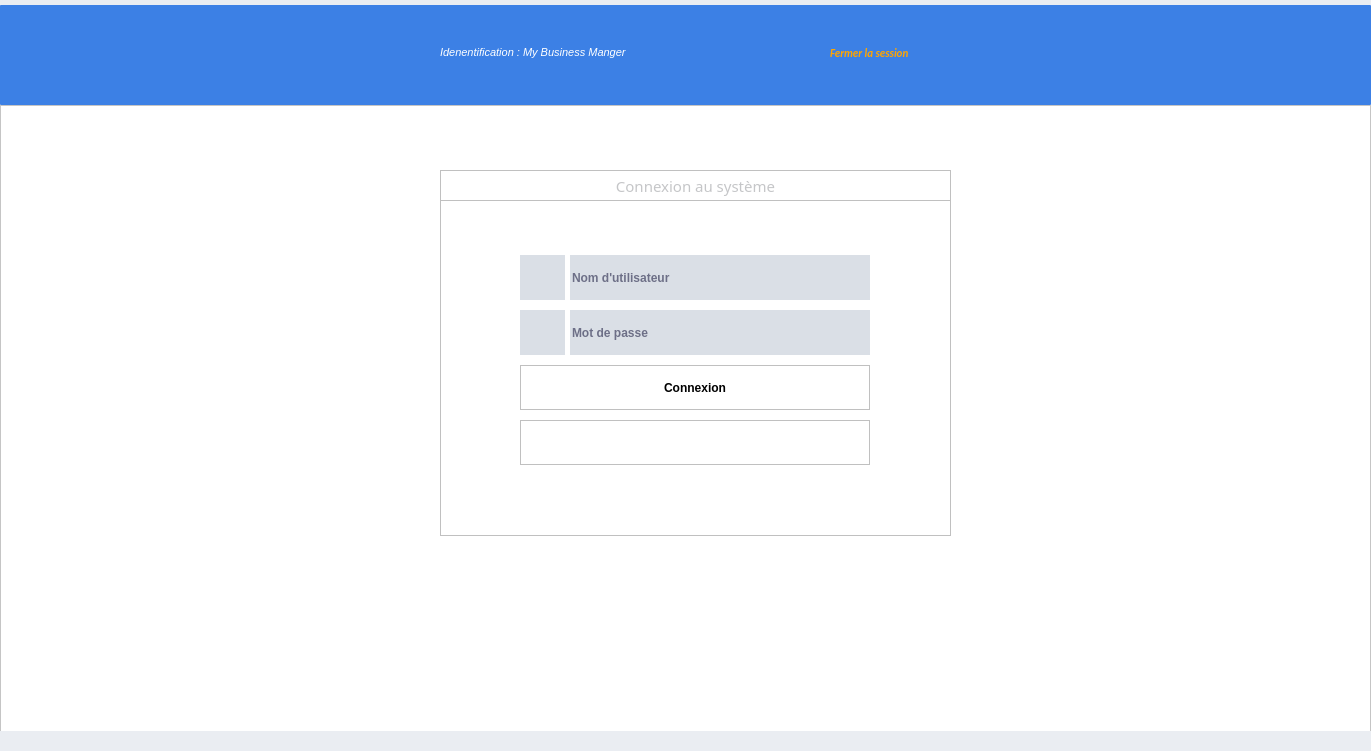
<?xml version="1.0" encoding="UTF-8"?>
<ui version="4.0">
 <class>ConnectDialog</class>
 <widget class="QWidget" name="ConnectDialog">
  <property name="geometry">
   <rect>
    <x>0</x>
    <y>0</y>
    <width>1371</width>
    <height>751</height>
   </rect>
  </property>
  <property name="windowTitle">
   <string>Form</string>
  </property>
  <property name="styleSheet">
   <string notr="true">background-color : #eaedf2 </string>
  </property>
  <widget class="QWidget" name="widget" native="true">
   <property name="geometry">
    <rect>
     <x>0</x>
     <y>-20</y>
     <width>1371</width>
     <height>751</height>
    </rect>
   </property>
   <property name="styleSheet">
    <string notr="true"/>
   </property>
   <widget class="QFrame" name="frame_16">
    <property name="geometry">
     <rect>
      <x>970</x>
      <y>825</y>
      <width>80</width>
      <height>71</height>
     </rect>
    </property>
    <property name="styleSheet">
     <string notr="true">background-color:#b81d47; border:0px solid black;</string>
    </property>
    <property name="frameShape">
     <enum>QFrame::StyledPanel</enum>
    </property>
    <property name="frameShadow">
     <enum>QFrame::Raised</enum>
    </property>
    <widget class="QPushButton" name="pushButton_31">
     <property name="geometry">
      <rect>
       <x>5</x>
       <y>40</y>
       <width>71</width>
       <height>21</height>
      </rect>
     </property>
     <property name="font">
      <font>
       <family>Rockwell</family>
       <pointsize>9</pointsize>
      </font>
     </property>
     <property name="toolTip">
      <string/>
     </property>
     <property name="styleSheet">
      <string notr="true">background-color :#b81d47;color:#000028; border:0px solid black;</string>
     </property>
     <property name="text">
      <string>Produits</string>
     </property>
     <property name="icon">
      <iconset>
       <normaloff>../../OLD/IMAGES/Icons/files-and-folders.png</normaloff>../../OLD/IMAGES/Icons/files-and-folders.png</iconset>
     </property>
    </widget>
    <widget class="QLabel" name="viewProdNum_2">
     <property name="geometry">
      <rect>
       <x>80</x>
       <y>40</y>
       <width>71</width>
       <height>21</height>
      </rect>
     </property>
     <property name="sizePolicy">
      <sizepolicy hsizetype="Minimum" vsizetype="Preferred">
       <horstretch>0</horstretch>
       <verstretch>0</verstretch>
      </sizepolicy>
     </property>
     <property name="font">
      <font>
       <family>Rockwell</family>
       <pointsize>10</pointsize>
       <weight>75</weight>
       <bold>true</bold>
      </font>
     </property>
     <property name="toolTip">
      <string>Nombre de produits dans le panier </string>
     </property>
     <property name="statusTip">
      <string/>
     </property>
     <property name="layoutDirection">
      <enum>Qt::LeftToRight</enum>
     </property>
     <property name="styleSheet">
      <string notr="true">background-color :#b81d47;color:#000028; border:0px solid black;</string>
     </property>
     <property name="text">
      <string>0</string>
     </property>
     <property name="alignment">
      <set>Qt::AlignCenter</set>
     </property>
    </widget>
    <widget class="QPushButton" name="pushButton_32">
     <property name="geometry">
      <rect>
       <x>5</x>
       <y>10</y>
       <width>71</width>
       <height>21</height>
      </rect>
     </property>
     <property name="font">
      <font>
       <family>Rockwell</family>
       <pointsize>9</pointsize>
      </font>
     </property>
     <property name="toolTip">
      <string/>
     </property>
     <property name="styleSheet">
      <string notr="true">background-color :#b81d47;color:#000028; border:0px solid black;</string>
     </property>
     <property name="text">
      <string>Tickets </string>
     </property>
     <property name="icon">
      <iconset>
       <normaloff>../../OLD/IMAGES/ValidationButton/list.png</normaloff>../../OLD/IMAGES/ValidationButton/list.png</iconset>
     </property>
    </widget>
    <widget class="QLabel" name="refNum_2">
     <property name="geometry">
      <rect>
       <x>80</x>
       <y>10</y>
       <width>71</width>
       <height>21</height>
      </rect>
     </property>
     <property name="sizePolicy">
      <sizepolicy hsizetype="Minimum" vsizetype="Preferred">
       <horstretch>0</horstretch>
       <verstretch>0</verstretch>
      </sizepolicy>
     </property>
     <property name="font">
      <font>
       <family>Rockwell</family>
       <pointsize>10</pointsize>
       <weight>75</weight>
       <bold>true</bold>
      </font>
     </property>
     <property name="toolTip">
      <string>Nombre de commandes Validées</string>
     </property>
     <property name="statusTip">
      <string/>
     </property>
     <property name="layoutDirection">
      <enum>Qt::LeftToRight</enum>
     </property>
     <property name="styleSheet">
      <string notr="true">background-color :#b81d47;color:#000028; border:0px solid black;</string>
     </property>
     <property name="text">
      <string>0</string>
     </property>
     <property name="alignment">
      <set>Qt::AlignCenter</set>
     </property>
    </widget>
   </widget>
   <widget class="QFrame" name="frame">
    <property name="geometry">
     <rect>
      <x>0</x>
      <y>125</y>
      <width>1371</width>
      <height>631</height>
     </rect>
    </property>
    <property name="styleSheet">
     <string notr="true">background:white;text-align:center;</string>
    </property>
    <property name="frameShape">
     <enum>QFrame::StyledPanel</enum>
    </property>
    <property name="frameShadow">
     <enum>QFrame::Raised</enum>
    </property>
    <widget class="QFrame" name="frame_2">
     <property name="geometry">
      <rect>
       <x>440</x>
       <y>65</y>
       <width>511</width>
       <height>366</height>
      </rect>
     </property>
     <property name="styleSheet">
      <string notr="true">background:white; border :1px solid silver</string>
     </property>
     <property name="frameShape">
      <enum>QFrame::StyledPanel</enum>
     </property>
     <property name="frameShadow">
      <enum>QFrame::Raised</enum>
     </property>
     <widget class="QLineEdit" name="userPassword">
      <property name="geometry">
       <rect>
        <x>130</x>
        <y>140</y>
        <width>300</width>
        <height>45</height>
       </rect>
      </property>
      <property name="font">
       <font>
        <weight>75</weight>
        <bold>true</bold>
       </font>
      </property>
      <property name="styleSheet">
       <string notr="true">background:#dadfe6;color:#000028; border:0px;</string>
      </property>
      <property name="text">
       <string/>
      </property>
      <property name="echoMode">
       <enum>QLineEdit::Password</enum>
      </property>
      <property name="alignment">
       <set>Qt::AlignLeading|Qt::AlignLeft|Qt::AlignVCenter</set>
      </property>
      <property name="placeholderText">
       <string>Mot de passe</string>
      </property>
      <property name="clearButtonEnabled">
       <bool>true</bool>
      </property>
     </widget>
     <widget class="QLineEdit" name="userName">
      <property name="geometry">
       <rect>
        <x>130</x>
        <y>85</y>
        <width>300</width>
        <height>45</height>
       </rect>
      </property>
      <property name="font">
       <font>
        <weight>75</weight>
        <bold>true</bold>
       </font>
      </property>
      <property name="styleSheet">
       <string notr="true">background:#dadfe6;color:#000028; border:0px;</string>
      </property>
      <property name="text">
       <string/>
      </property>
      <property name="alignment">
       <set>Qt::AlignLeading|Qt::AlignLeft|Qt::AlignVCenter</set>
      </property>
      <property name="placeholderText">
       <string>Nom d'utilisateur</string>
      </property>
      <property name="clearButtonEnabled">
       <bool>true</bool>
      </property>
     </widget>
     <widget class="QPushButton" name="pushButton">
      <property name="geometry">
       <rect>
        <x>80</x>
        <y>85</y>
        <width>45</width>
        <height>45</height>
       </rect>
      </property>
      <property name="styleSheet">
       <string notr="true">background-color:#dadfe6;  border: 0px ;  text-align:center;</string>
      </property>
      <property name="text">
       <string/>
      </property>
      <property name="icon">
       <iconset>
        <normaloff>../../IMAGES/Icons/man-user.png</normaloff>../../IMAGES/Icons/man-user.png</iconset>
      </property>
      <property name="iconSize">
       <size>
        <width>24</width>
        <height>24</height>
       </size>
      </property>
     </widget>
     <widget class="QPushButton" name="pushButton_2">
      <property name="geometry">
       <rect>
        <x>80</x>
        <y>140</y>
        <width>45</width>
        <height>45</height>
       </rect>
      </property>
      <property name="styleSheet">
       <string notr="true">background-color:#dadfe6;  border: 0px ;  text-align:center;</string>
      </property>
      <property name="text">
       <string/>
      </property>
      <property name="icon">
       <iconset>
        <normaloff>../../IMAGES/Icons/padlock.png</normaloff>../../IMAGES/Icons/padlock.png</iconset>
      </property>
      <property name="iconSize">
       <size>
        <width>24</width>
        <height>24</height>
       </size>
      </property>
     </widget>
     <widget class="QPushButton" name="connOk">
      <property name="geometry">
       <rect>
        <x>80</x>
        <y>195</y>
        <width>350</width>
        <height>45</height>
       </rect>
      </property>
      <property name="font">
       <font>
        <family>Segoe UI</family>
        <weight>75</weight>
        <bold>true</bold>
       </font>
      </property>
      <property name="cursor">
       <cursorShape>PointingHandCursor</cursorShape>
      </property>
      <property name="styleSheet">
       <string notr="true">QPushButton{background-color:#17afd3; color : white; border: 0px solid #000028 ;  text-align:center;}
QPushButton:hover{background-color:white;color:#17afd3;border: 0px solid #ecf0f5}
QPushButton:focus{background-color:#78d700;color:white};</string>
      </property>
      <property name="text">
       <string>Connexion</string>
      </property>
      <property name="shortcut">
       <string>Return</string>
      </property>
      <property name="default">
       <bool>false</bool>
      </property>
     </widget>
     <widget class="QPushButton" name="disconnect">
      <property name="geometry">
       <rect>
        <x>80</x>
        <y>250</y>
        <width>350</width>
        <height>45</height>
       </rect>
      </property>
      <property name="palette">
       <palette>
        <active>
         <colorrole role="WindowText">
          <brush brushstyle="SolidPattern">
           <color alpha="255">
            <red>255</red>
            <green>255</green>
            <blue>255</blue>
           </color>
          </brush>
         </colorrole>
         <colorrole role="Button">
          <brush brushstyle="SolidPattern">
           <color alpha="255">
            <red>86</red>
            <green>121</green>
            <blue>165</blue>
           </color>
          </brush>
         </colorrole>
         <colorrole role="Text">
          <brush brushstyle="SolidPattern">
           <color alpha="255">
            <red>255</red>
            <green>255</green>
            <blue>255</blue>
           </color>
          </brush>
         </colorrole>
         <colorrole role="ButtonText">
          <brush brushstyle="SolidPattern">
           <color alpha="255">
            <red>255</red>
            <green>255</green>
            <blue>255</blue>
           </color>
          </brush>
         </colorrole>
         <colorrole role="Base">
          <brush brushstyle="SolidPattern">
           <color alpha="255">
            <red>86</red>
            <green>121</green>
            <blue>165</blue>
           </color>
          </brush>
         </colorrole>
         <colorrole role="Window">
          <brush brushstyle="SolidPattern">
           <color alpha="255">
            <red>86</red>
            <green>121</green>
            <blue>165</blue>
           </color>
          </brush>
         </colorrole>
        </active>
        <inactive>
         <colorrole role="WindowText">
          <brush brushstyle="SolidPattern">
           <color alpha="255">
            <red>255</red>
            <green>255</green>
            <blue>255</blue>
           </color>
          </brush>
         </colorrole>
         <colorrole role="Button">
          <brush brushstyle="SolidPattern">
           <color alpha="255">
            <red>86</red>
            <green>121</green>
            <blue>165</blue>
           </color>
          </brush>
         </colorrole>
         <colorrole role="Text">
          <brush brushstyle="SolidPattern">
           <color alpha="255">
            <red>255</red>
            <green>255</green>
            <blue>255</blue>
           </color>
          </brush>
         </colorrole>
         <colorrole role="ButtonText">
          <brush brushstyle="SolidPattern">
           <color alpha="255">
            <red>255</red>
            <green>255</green>
            <blue>255</blue>
           </color>
          </brush>
         </colorrole>
         <colorrole role="Base">
          <brush brushstyle="SolidPattern">
           <color alpha="255">
            <red>86</red>
            <green>121</green>
            <blue>165</blue>
           </color>
          </brush>
         </colorrole>
         <colorrole role="Window">
          <brush brushstyle="SolidPattern">
           <color alpha="255">
            <red>86</red>
            <green>121</green>
            <blue>165</blue>
           </color>
          </brush>
         </colorrole>
        </inactive>
        <disabled>
         <colorrole role="WindowText">
          <brush brushstyle="SolidPattern">
           <color alpha="255">
            <red>255</red>
            <green>255</green>
            <blue>255</blue>
           </color>
          </brush>
         </colorrole>
         <colorrole role="Button">
          <brush brushstyle="SolidPattern">
           <color alpha="255">
            <red>86</red>
            <green>121</green>
            <blue>165</blue>
           </color>
          </brush>
         </colorrole>
         <colorrole role="Text">
          <brush brushstyle="SolidPattern">
           <color alpha="255">
            <red>255</red>
            <green>255</green>
            <blue>255</blue>
           </color>
          </brush>
         </colorrole>
         <colorrole role="ButtonText">
          <brush brushstyle="SolidPattern">
           <color alpha="255">
            <red>255</red>
            <green>255</green>
            <blue>255</blue>
           </color>
          </brush>
         </colorrole>
         <colorrole role="Base">
          <brush brushstyle="SolidPattern">
           <color alpha="255">
            <red>86</red>
            <green>121</green>
            <blue>165</blue>
           </color>
          </brush>
         </colorrole>
         <colorrole role="Window">
          <brush brushstyle="SolidPattern">
           <color alpha="255">
            <red>86</red>
            <green>121</green>
            <blue>165</blue>
           </color>
          </brush>
         </colorrole>
        </disabled>
       </palette>
      </property>
      <property name="font">
       <font>
        <family>Segoe UI</family>
        <pointsize>8</pointsize>
        <weight>75</weight>
        <bold>true</bold>
       </font>
      </property>
      <property name="cursor">
       <cursorShape>PointingHandCursor</cursorShape>
      </property>
      <property name="styleSheet">
       <string notr="true">QPushButton{background-color:#5679a5; color : white; border: 0px solid #000028 ;  text-align:center}
QPushButton:hover{background-color:white;color:#d70078;border: 0px solid #ecf0f5}
QPushButton:focus{background-color:#78d700;color:white};</string>
      </property>
      <property name="text">
       <string>Annuler</string>
      </property>
      <property name="shortcut">
       <string>Esc</string>
      </property>
     </widget>
     <widget class="QLabel" name="label">
      <property name="geometry">
       <rect>
        <x>80</x>
        <y>60</y>
        <width>351</width>
        <height>16</height>
       </rect>
      </property>
      <property name="styleSheet">
       <string notr="true">color:red; border:0px</string>
      </property>
      <property name="text">
       <string/>
      </property>
     </widget>
     <widget class="QLabel" name="title_21">
      <property name="geometry">
       <rect>
        <x>0</x>
        <y>0</y>
        <width>511</width>
        <height>31</height>
       </rect>
      </property>
      <property name="font">
       <font>
        <family>Segoe UI Semibold</family>
        <pointsize>11</pointsize>
        <weight>50</weight>
        <bold>false</bold>
       </font>
      </property>
      <property name="styleSheet">
       <string notr="true">color:#c5c6c8;</string>
      </property>
      <property name="text">
       <string>Connexion au système</string>
      </property>
      <property name="alignment">
       <set>Qt::AlignCenter</set>
      </property>
     </widget>
     <widget class="QPushButton" name="viewPW">
      <property name="geometry">
       <rect>
        <x>440</x>
        <y>154</y>
        <width>31</width>
        <height>21</height>
       </rect>
      </property>
      <property name="sizePolicy">
       <sizepolicy hsizetype="Minimum" vsizetype="Maximum">
        <horstretch>0</horstretch>
        <verstretch>0</verstretch>
       </sizepolicy>
      </property>
      <property name="font">
       <font>
        <family>Calibri</family>
        <pointsize>8</pointsize>
        <weight>75</weight>
        <italic>true</italic>
        <bold>true</bold>
        <underline>false</underline>
        <kerning>true</kerning>
       </font>
      </property>
      <property name="cursor">
       <cursorShape>PointingHandCursor</cursorShape>
      </property>
      <property name="toolTip">
       <string>Changer de compte</string>
      </property>
      <property name="statusTip">
       <string/>
      </property>
      <property name="autoFillBackground">
       <bool>false</bool>
      </property>
      <property name="styleSheet">
       <string notr="true">QPushButton{background-color:white; border:0px;}</string>
      </property>
      <property name="text">
       <string/>
      </property>
      <property name="icon">
       <iconset>
        <normaloff>../../IMAGES/Icons/veiwPW.png</normaloff>../../IMAGES/Icons/veiwPW.png</iconset>
      </property>
      <property name="iconSize">
       <size>
        <width>21</width>
        <height>16</height>
       </size>
      </property>
     </widget>
    </widget>
   </widget>
   <widget class="QFrame" name="frame_12">
    <property name="geometry">
     <rect>
      <x>0</x>
      <y>25</y>
      <width>1371</width>
      <height>100</height>
     </rect>
    </property>
    <property name="font">
     <font>
      <family>Onyx</family>
     </font>
    </property>
    <property name="styleSheet">
     <string notr="true">background-color:#3c80e5; border: 0px solid #2f4f4f  ; border-radius: 0.5px;</string>
    </property>
    <property name="frameShape">
     <enum>QFrame::StyledPanel</enum>
    </property>
    <property name="frameShadow">
     <enum>QFrame::Raised</enum>
    </property>
    <widget class="QPushButton" name="who_2">
     <property name="geometry">
      <rect>
       <x>430</x>
       <y>30</y>
       <width>301</width>
       <height>35</height>
      </rect>
     </property>
     <property name="sizePolicy">
      <sizepolicy hsizetype="Minimum" vsizetype="Maximum">
       <horstretch>0</horstretch>
       <verstretch>0</verstretch>
      </sizepolicy>
     </property>
     <property name="font">
      <font>
       <family>Segoe UI Historic</family>
       <pointsize>8</pointsize>
       <weight>50</weight>
       <italic>true</italic>
       <bold>false</bold>
       <underline>false</underline>
       <kerning>false</kerning>
      </font>
     </property>
     <property name="cursor">
      <cursorShape>ArrowCursor</cursorShape>
     </property>
     <property name="toolTip">
      <string>Valider</string>
     </property>
     <property name="statusTip">
      <string/>
     </property>
     <property name="autoFillBackground">
      <bool>false</bool>
     </property>
     <property name="styleSheet">
      <string notr="true">QPushButton{background-color:#3c80e5; color : white; border: 0px solid #000028 ;  text-align:left; padding-left:10px;}
</string>
     </property>
     <property name="text">
      <string>Idenentification : My Business Manger</string>
     </property>
     <property name="icon">
      <iconset>
       <normaloff>../../IMAGES/Icons/userConn.png</normaloff>../../IMAGES/Icons/userConn.png</iconset>
     </property>
     <property name="iconSize">
      <size>
       <width>21</width>
       <height>21</height>
      </size>
     </property>
    </widget>
    <widget class="QPushButton" name="powerOff">
     <property name="geometry">
      <rect>
       <x>820</x>
       <y>30</y>
       <width>141</width>
       <height>35</height>
      </rect>
     </property>
     <property name="sizePolicy">
      <sizepolicy hsizetype="Minimum" vsizetype="Maximum">
       <horstretch>0</horstretch>
       <verstretch>0</verstretch>
      </sizepolicy>
     </property>
     <property name="font">
      <font>
       <family>Calibri</family>
       <pointsize>8</pointsize>
       <weight>75</weight>
       <italic>true</italic>
       <bold>true</bold>
       <underline>false</underline>
       <kerning>true</kerning>
      </font>
     </property>
     <property name="cursor">
      <cursorShape>PointingHandCursor</cursorShape>
     </property>
     <property name="toolTip">
      <string>Changer de compte</string>
     </property>
     <property name="statusTip">
      <string/>
     </property>
     <property name="autoFillBackground">
      <bool>false</bool>
     </property>
     <property name="styleSheet">
      <string notr="true">QPushButton{background-color:#3c80e5; color : orange; border: 0px solid #000028 ;  text-align:left; padding-left:10px;}
QPushButton:hover{background-color:#3c80e5;color:white;border: 0px solid #ecf0f5}
QPushButton:focus{color:#00ea00}</string>
     </property>
     <property name="text">
      <string>Fermer la session</string>
     </property>
     <property name="icon">
      <iconset>
       <normaloff>../../IMAGES/Icons/off.png</normaloff>../../IMAGES/Icons/off.png</iconset>
     </property>
     <property name="iconSize">
      <size>
       <width>21</width>
       <height>21</height>
      </size>
     </property>
    </widget>
   </widget>
  </widget>
 </widget>
 <tabstops>
  <tabstop>userName</tabstop>
  <tabstop>userPassword</tabstop>
  <tabstop>connOk</tabstop>
  <tabstop>disconnect</tabstop>
  <tabstop>pushButton</tabstop>
  <tabstop>pushButton_2</tabstop>
  <tabstop>pushButton_32</tabstop>
  <tabstop>pushButton_31</tabstop>
 </tabstops>
 <resources/>
 <connections/>
</ui>
